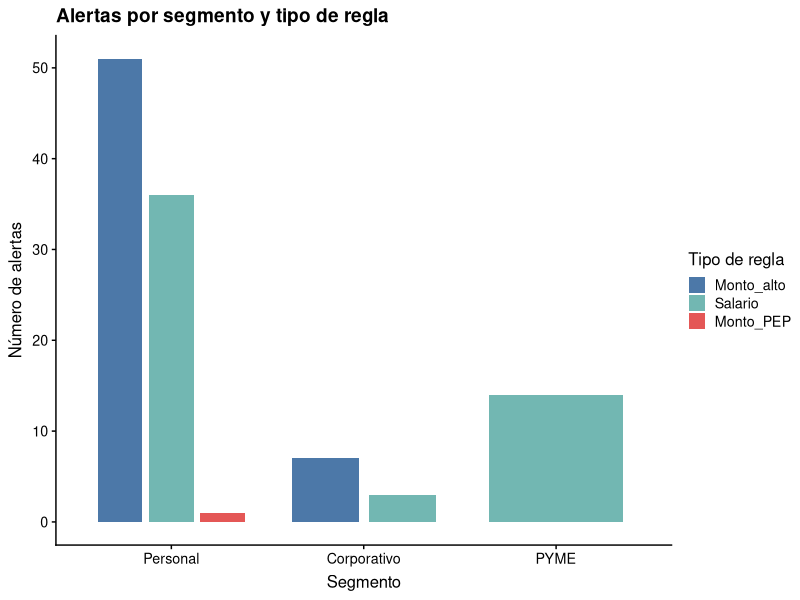

Write R code to recreate this figure.
## ---- chunk 1
library(dplyr)
library(lubridate)
library(ggplot2)
library(cowplot)

trans <- read.csv("../res/alertas.csv")

trans <- trans %>%
  mutate(
    fecha = as.Date(fecha),
    ano  = year(fecha),
    mes   = floor_date(fecha, "month")
  )
## ---- chunk 2
kpi_global <- trans %>%
  summarise(
    segmento    = "Total",
    n_trx      = n(),
    n_alertas  = sum(alerta),
    tasa_alerta = n_alertas / n_trx
  )
kpi_segmento <- trans %>%
  group_by(segmento) %>%
  summarise(
    n_trx      = n(),
    n_alertas  = sum(alerta),
    tasa_alerta = n_alertas / n_trx
  ) %>%
  arrange(desc(tasa_alerta)) %>% 
  bind_rows(kpi_global) %>% 
  rename(
    transacciones = n_trx,
    alertas       = n_alertas,
    'tasa de alertas'  = tasa_alerta
  )

kpi_segmento
## ---- chunk 3
kpi_regla <- trans %>%
  filter(alerta) %>%
  group_by(id_regla_principal) %>%
  summarise(
    n_alertas = n()
  ) %>%
  mutate(
    prop = n_alertas / sum(n_alertas)
  ) %>%
  arrange(desc(prop)) %>% 
  rename(
    'regla principal' = id_regla_principal,
    'alertas' = n_alertas,
    proporción = prop
  )

kpi_regla
## ---- chunk 4
library(dplyr)
library(ggplot2)
library(scales)
library(cowplot)

alertas_seg_regla <- trans %>%
  filter(alerta) %>%                           
  group_by(segmento, id_regla_principal) %>%
  summarise(
    n_alertas = n(),
    .groups   = "drop"
  ) %>% 
  mutate(
    segmento = factor(
      segmento,
      levels = c("Personal", "Corporativo", "PYME")
    ),
    id_regla_principal = factor(
      id_regla_principal,
      levels = c("Monto_alto", "Salario", "Monto_PEP")
    )
  ) %>%
  droplevels()

pd <- position_dodge(width = 0.8)

ggplot(alertas_seg_regla,
       aes(x = segmento,
           y = n_alertas,
           fill = id_regla_principal)) +
  geom_col(
    position = pd,
    width    = 0.7        
  ) +
  scale_fill_manual(values = c(
    "Monto_PEP"   = "#E45756",
    "Monto_alto"  = "#4C78A8",
    "Salario"     = "#72B7B2"
  )) +
  labs(
    x     = "Segmento",
    y     = "Número de alertas",
    fill  = "Tipo de regla",
    title = "Alertas por segmento y tipo de regla"
  ) +
  theme_cowplot(12) +
  theme(
    plot.title  = element_text(face = "bold"),
    axis.title.x = element_text(margin = margin(t = 5)),
    axis.title.y = element_text(margin = margin(r = 5))
  )

